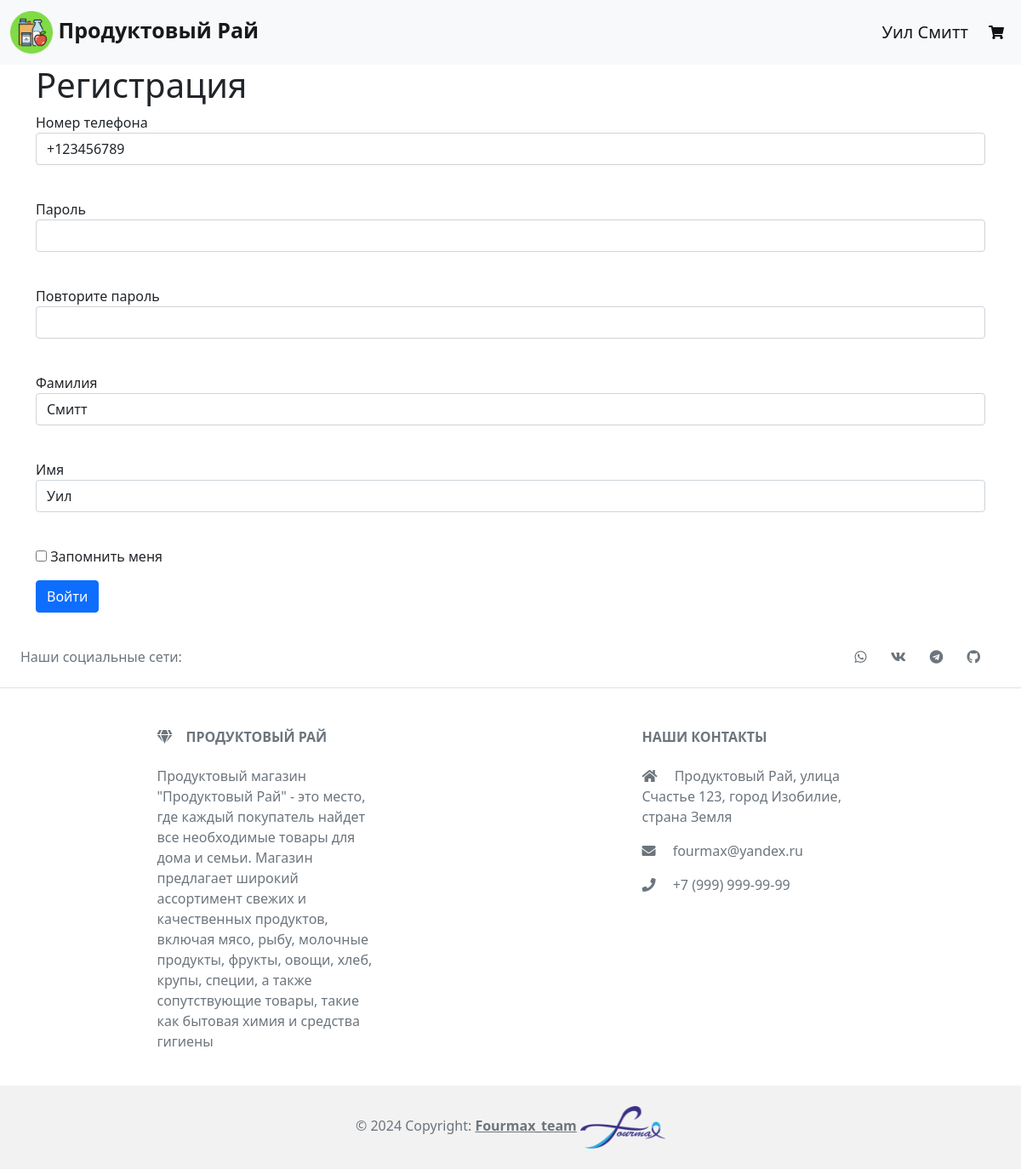
The page /change_user_data (signed in) on the database as committed earlier.
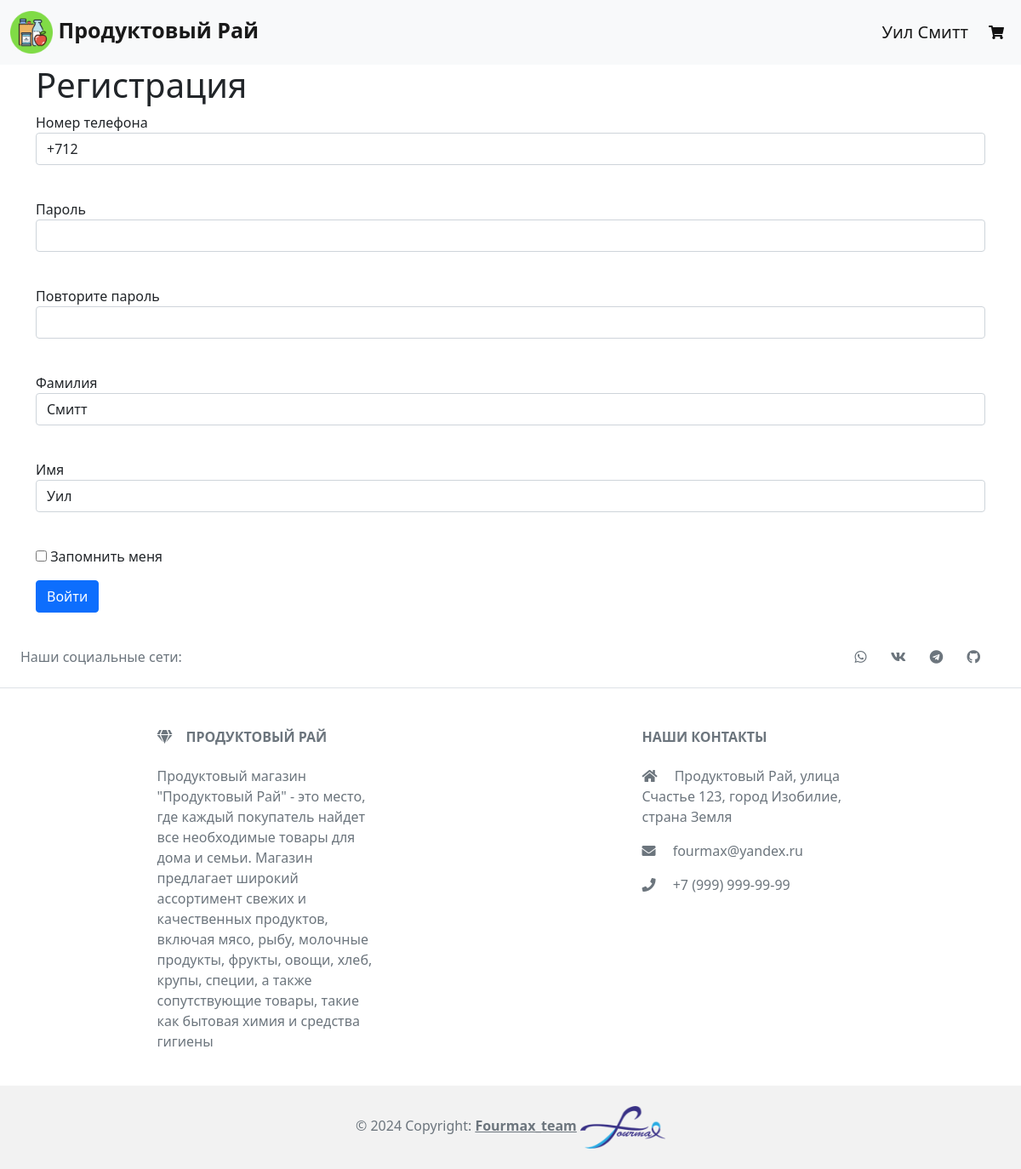
The same page on the database as committed later.
### data/users.py (models this page shows, shortened)
class User(SqlAlchemyBase, UserMixin, SerializerMixin):
    __tablename__ = 'users'
    id = sqlalchemy.Column(sqlalchemy.Integer, primary_key=True,
                           autoincrement=True)
    surname = sqlalchemy.Column(sqlalchemy.String, nullable=True)
    name = sqlalchemy.Column(sqlalchemy.String, nullable=True)
    items_list = sqlalchemy.Column(sqlalchemy.String, nullable=True)
    mobile_phone = sqlalchemy.Column(
        sqlalchemy.String, index=True, unique=True, nullable=True
    )
    hashed_password = sqlalchemy.Column(sqlalchemy.String, nullable=True)
    orders = orm.relationship('Order', back_populates='user')

### main.py (the view, shortened to what this page needs)
@app.route('/change_user_data', methods=['GET', 'POST'])
def change_user_data():
    form = RegisterForm()
    if request.method == "GET":
        db_sess = db_session.create_session()
        user = db_sess.query(User).filter(User.id == current_user.id).first()
        if user:
            form.mobile_phone.data = user.mobile_phone
            form.surname.data = user.surname
            form.name.data = user.name
        else:
            abort(404)
    return render_template('register.html', title='Регистрация', form=form)

### forms/user.py
class RegisterForm(FlaskForm):
    mobile_phone = TelField(
        'Номер телефона', validators=[DataRequired(), Length(max=15)]
    )
    password = PasswordField(
        'Пароль', validators=[DataRequired(), Length(min=5, max=25)]
    )
    password_again = PasswordField(
        'Повторите пароль', validators=[DataRequired(), Length(min=5, max=25)]
    )
    surname = StringField(
        'Фамилия', validators=[DataRequired(), Length(min=1, max=25)]
    )
    name = StringField(
        'Имя', validators=[DataRequired(), Length(min=1, max=25)]
    )
    remember_me = BooleanField('Запомнить меня')
    submit = SubmitField('Войти')

### data/db_session.py (called while the page is built)
def create_session() -> Session:
    global __factory
    return __factory()

### main.py (called while the page is built)
@login_manager.user_loader
def load_user(user_id):
    db_sess = db_session.create_session()
    return db_sess.query(User).get(user_id)

### templates/register.html (shortened to what this page needs)
{% extends "base.html" %}
{% block content %}
<h1>Регистрация</h1>
<form action="" method="post">
    <p>
        {{ form.mobile_phone.label }}<br>
        {{ form.mobile_phone(class="form-control", type="tel") }}<br>
    </p>
    <p>
        {{ form.password.label }}<br>
        {{ form.password(class="form-control", type="password") }}<br>
    </p>
    <p>
        {{ form.password_again.label }}<br>
        {{ form.password_again(class="form-control", type="password") }}<br>
    </p>
    <p>
        {{ form.surname.label }}<br>
        {{ form.surname(class="form-control") }}<br>
    </p>
    <p>
        {{ form.name.label }}<br>
        {{ form.name(class="form-control") }}<br>
    </p>
    <p>{{ form.remember_me() }} {{ form.remember_me.label }}</p>
    <p>{{ form.submit(type="submit", class="btn btn-primary") }}</p>
</form>
{% endblock %}

### templates/base.html (shortened to what this page needs)
<!doctype html>
<html lang="en">
<head>
    <link href="https://cdn.jsdelivr.net/npm/bootstrap@5.0.0-beta3/dist/css/bootstrap.min.css" rel="stylesheet">
	<link rel="stylesheet" href="https://use.fontawesome.com/releases/v5.15.3/css/all.css">
    <link rel="stylesheet" type="text/css" href="/static/css/style.css" />
</head>
    <body>
    <header>
        <nav class="navbar navbar-expand-sm navbar-light bg-light">
            <div class="container-fluid">
                <a class="navbar-brand" href="/"
                   style="font-size: 25px">
                    <img src="/static/img/nav_icon.png" class="nav_icon"
                         width="50px" height="50px">
                    <b>Продуктовый Рай</b>
                </a>
                <div class="collapse navbar-collapse" id="navbarSupportedContent">
                    <ul class="navbar-nav ms-auto mb-1 mb-lg-0">
                        {% if current_user.is_authenticated %}
                            <a class="navbar-brand" href="/personal_account" id="{{current_user.id}}" name="current_user">{{ current_user.name }} {{ current_user.surname }}</a>
                        {% endif %}
                        <li class="nav-item">
                            {% if current_user.is_authenticated %}
                                <a class="nav-link" href="#" data-bs-toggle="modal" data-bs-target="#modal-cart">
                                    <i class="fas fa-shopping-cart"></i>
                                </a>
                            {% else %}
                                <a class="nav-link" href="/login">
                                    <i class="fas fa-shopping-cart"></i>
                                </a>
                            {% endif %}
                        </li>
                    </ul>
                </div>
            </div>
        </nav>
    </header>
    <main role="main" class="container">
        {% block content %}{% endblock %}
    </main>
    <footer class="text-center text-lg-start bg-body-tertiary text-muted">
      <section class="d-flex justify-content-center justify-content-lg-between p-4 border-bottom">
        <div class="me-5 d-none d-lg-block">
          <span>Наши социальные сети:</span>
        </div>
        <div>
          <a href="#" class="me-4 text-reset"><i class="fab fa-whatsapp"></i></a>
          <a href="#" class="me-4 text-reset"><i class="fab fa-vk"></i></a>
          <a href="#" class="me-4 text-reset"><i class="fab fa-telegram"></i></a>
          <a href="https://github.com/DABer1805/online_store.git" class="me-4 text-reset"><i class="fab fa-github"></i></a>
        </div>
      </section>
      <section class="">
        <div class="container text-center text-md-start mt-5">
          <div class="row mt-3">
            <div class="col-md-3 col-lg-4 col-xl-3 mx-auto mb-4">
              <h6 class="text-uppercase fw-bold mb-4">
                <i class="fas fa-gem me-3"></i>Продуктовый Рай
              </h6>
              <p>
                Продуктовый магазин "Продуктовый Рай" - это место, где
                каждый покупатель найдет все необходимые
                товары для дома и семьи. Магазин предлагает широкий
                ассортимент свежих и качественных продуктов, включая мясо,
                рыбу, молочные продукты, фрукты, овощи, хлеб, крупы,
                специи, а также сопутствующие товары, такие как бытовая
                химия и средства гигиены
              </p>
            </div>
            <div class="col-md-4 col-lg-3 col-xl-3 mx-auto mb-md-0 mb-4">
              <h6 class="text-uppercase fw-bold mb-4">Наши контакты</h6>
              <p><i class="fas fa-home me-3"></i> Продуктовый Рай, улица Счастье 123, город Изобилие, страна Земля</p>
              <p>
                <i class="fas fa-envelope me-3"></i>
                fourmax@yandex.ru
              </p>
              <p><i class="fas fa-phone me-3"></i> +7 (999) 999-99-99</p>
            </div>
          </div>
        </div>
      </section>
      <div class="text-center p-4" style="background-color: rgba(0, 0, 0, 0.05);">
        © 2024 Copyright:
        <a class="text-reset fw-bold" href="https://github.com/DABer1805/online_store.git">Fourmax_team</a>
          <img src="/static/img/brand_img.png" style="height: 50px; width: 100px">
      </div>
    </footer>
    </body>
</html>

### static/css/style.css (style rules this page uses)
* { scrollbar-width: 3px; scrollbar-color: #c1c1c1 #f1f1f1; }
.navbar-light .navbar-nav .nav-link { color: #111; font-weight: 500; text-transform: uppercase; }

Rows that differ between the two databases and show on the page:
changed User "Уил": mobile_phone "+123456789" → "+712"
